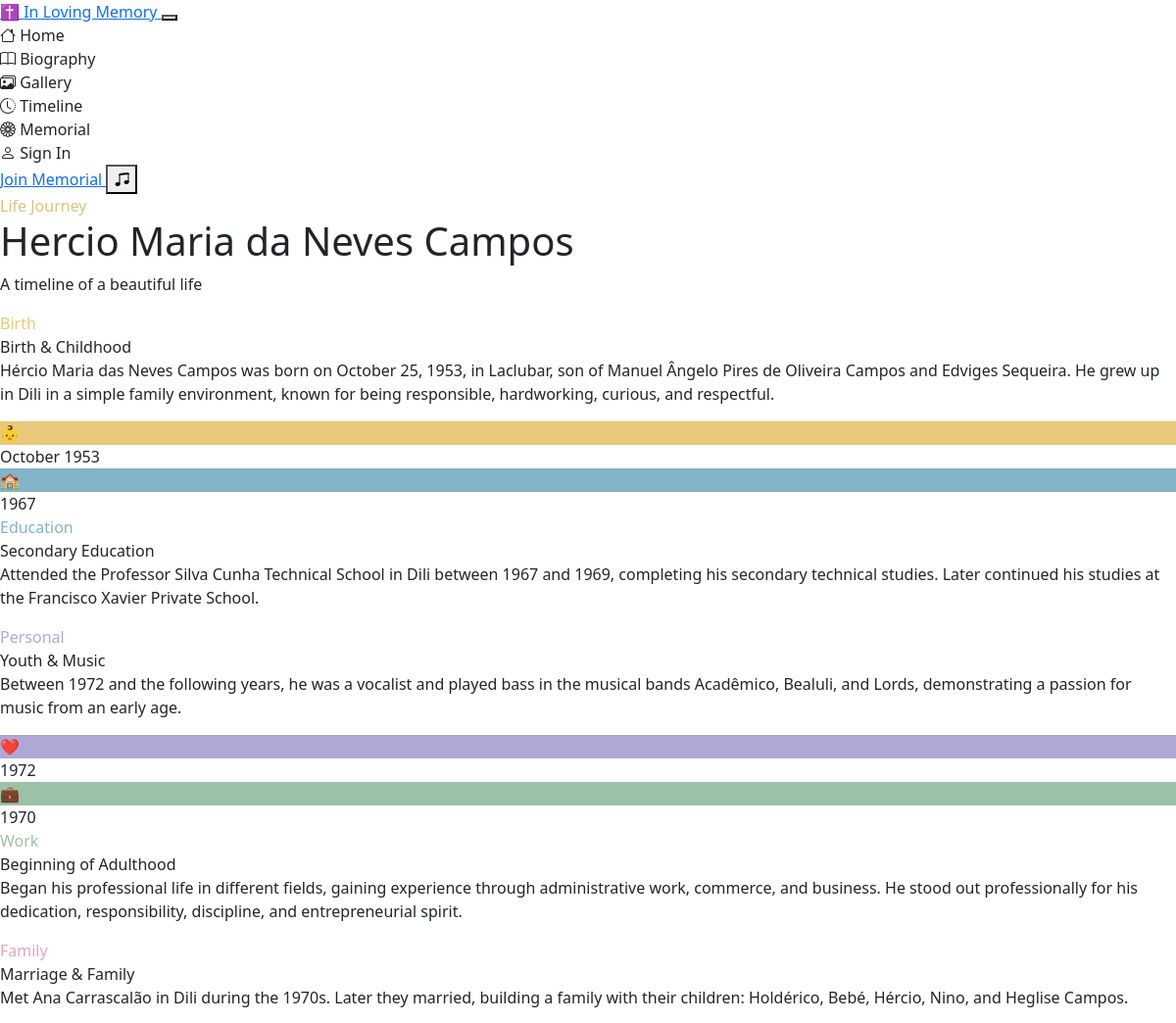
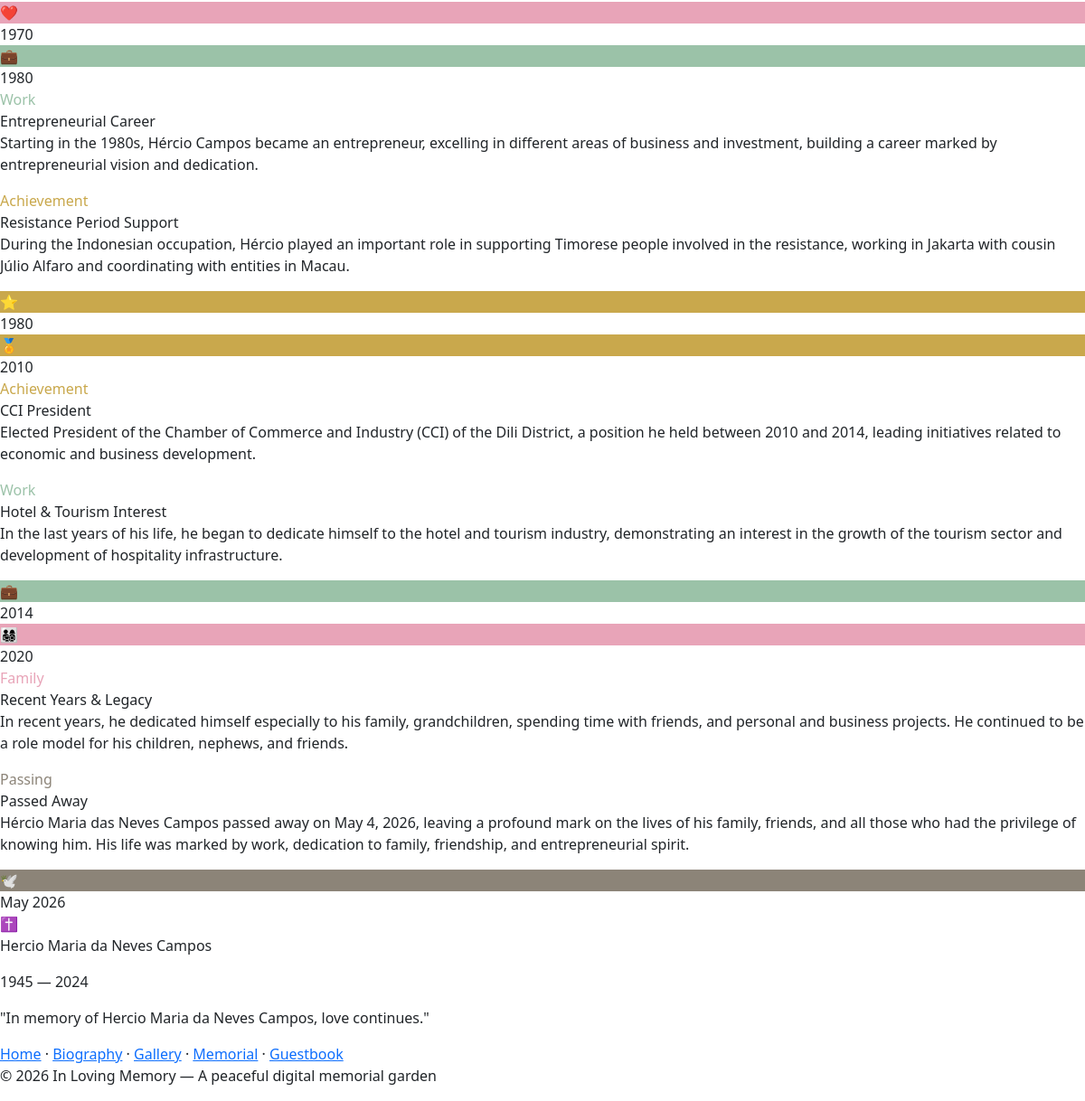
The app's page /pages/timeline.php with its own data (2 pictures, top to bottom).
### tables this page shows
CREATE TABLE IF NOT EXISTS `timeline` (
  `id` INT UNSIGNED AUTO_INCREMENT PRIMARY KEY,
  `year` YEAR NOT NULL,
  `month` TINYINT UNSIGNED DEFAULT NULL,
  `title` VARCHAR(200) NOT NULL,
  `description` TEXT DEFAULT NULL,
  `icon` VARCHAR(50) DEFAULT 'star',
  `category` ENUM('birth','education','work','family','achievement','personal','retirement','passing') DEFAULT 'personal',
  `sort_order` INT DEFAULT 0,
  `is_active` TINYINT(1) DEFAULT 1
);

### includes/functions.php (called while the page is built, shortened)
<?php
require_once __DIR__ . '/config.php';
function e(string $str): string {
    return htmlspecialchars($str, ENT_QUOTES | ENT_SUBSTITUTE, 'UTF-8');
}
function isLoggedIn(): bool {
    return !empty($_SESSION['user_id']) && !empty($_SESSION['user_approved']);
}

### includes/config.php (called while the page is built, shortened)
<?php
function getDB(): PDO {
    static $pdo = null;
    if ($pdo === null) {
        $dsn = sprintf(
            'mysql:host=%s;dbname=%s;charset=%s',
            DB_HOST, DB_NAME, DB_CHARSET
        );
        $options = [
            PDO::ATTR_ERRMODE            => PDO::ERRMODE_EXCEPTION,
            PDO::ATTR_DEFAULT_FETCH_MODE => PDO::FETCH_ASSOC,
            PDO::ATTR_EMULATE_PREPARES   => false,
        ];
        try {
            $pdo = new PDO($dsn, DB_USER, DB_PASS, $options);
        } catch (PDOException $e) {
            error_log('Database connection failed: ' . $e->getMessage());
            die('<div style="font-family:serif;text-align:center;padding:3rem;color:#666;">
                <h2>Service Temporarily Unavailable</h2>
                <p>Please try again in a moment.</p>
            </div>');
        }
    }
    return $pdo;
}
function getSetting(string $key, string $default = ''): string {
    static $settings = null;
    if ($settings === null) {
        try {
            $pdo = getDB();
            $stmt = $pdo->query('SELECT setting_key, setting_value FROM settings');
            $settings = $stmt->fetchAll(PDO::FETCH_KEY_PAIR);
        } catch (Exception $e) {
            $settings = [];
        }
    }
    return $settings[$key] ?? $default;
}

### pages/timeline.php (the view, shortened to what this page needs)
<?php
require_once __DIR__ . '/../includes/functions.php';
$pdo   = getDB();
$items = $pdo->query('SELECT * FROM timeline WHERE is_active=1 ORDER BY sort_order, year, month')->fetchAll();
$deceasedName = getSetting('deceased_name');
$iconMap = [
  'baby'           => '👶',
  'school'         => '🏫',
  'book'           => '📚',
  'graduation-cap' => '🎓',
  'heart'          => '❤️',
  'briefcase'      => '💼',
  'star'           => '⭐',
  'award'          => '🏅',
  'family'         => '👨‍👩‍👧‍👦',
  'sunset'         => '🌅',
  'dove'           => '🕊️',
  'church'         => '⛪',
];
$categoryColors = [
  'birth'       => '#E8C97B',
  'education'   => '#82B4C8',
  'work'        => '#9BC2A8',
  'family'      => '#E8A4B8',
  'achievement' => '#C9A84C',
  'personal'    => '#B0A8D4',
  'retirement'  => '#D4B896',
  'passing'     => '#8C8478',
];
$activePage = 'timeline';
include __DIR__ . '/../includes/header.php';
?>
<div class="page-hero">
  <div class="container-memorial">
    <span class="section-eyebrow" style="color:rgba(201,168,76,0.7);">Life Journey</span>
    <h1 class="page-hero-title"><?= e($deceasedName) ?></h1>
    <p class="page-hero-subtitle">A timeline of a beautiful life</p>
  </div>
</div>
<section class="section-pad section-light">
  <div class="container-memorial">
    <?php if (empty($items)): ?>
    <p class="text-center text-muted-memorial fst-italic">Timeline coming soon…</p>
    <?php else: ?>
    <div class="timeline-wrap">
      <?php foreach ($items as $i => $item):
        $emoji = $iconMap[$item['icon']] ?? '⭐';
        $color = $categoryColors[$item['category']] ?? '#C9A84C';
        $catLabel = ucfirst(str_replace('_', ' ', $item['category']));
        $monthStr = $item['month'] ? date('F', mktime(0,0,0,$item['month'],1)) . ' ' : '';
      ?>
      <div class="timeline-item">
        <?php if ($i % 2 === 0): ?>
        <div class="timeline-content reveal reveal-left">
          <span class="timeline-category-badge" style="color:<?= e($color) ?>"><?= e($catLabel) ?></span>
          <div class="timeline-title"><?= e($item['title']) ?></div>
          <?php if ($item['description']): ?>
          <p class="timeline-desc"><?= e($item['description']) ?></p>
          <?php endif; ?>
        </div>
        <div class="timeline-year-col">
          <div class="timeline-dot" style="background:<?= e($color) ?>"><?= $emoji ?></div>
          <div class="timeline-year"><?= e($monthStr . $item['year']) ?></div>
        </div>
        <?php else: ?>
        <div class="timeline-year-col">
          <div class="timeline-dot" style="background:<?= e($color) ?>"><?= $emoji ?></div>
          <div class="timeline-year"><?= e($monthStr . $item['year']) ?></div>
        </div>
        <div class="timeline-content reveal reveal-right">
          <span class="timeline-category-badge" style="color:<?= e($color) ?>"><?= e($catLabel) ?></span>
          <div class="timeline-title"><?= e($item['title']) ?></div>
          <?php if ($item['description']): ?>
          <p class="timeline-desc"><?= e($item['description']) ?></p>
          <?php endif; ?>
        </div>
        <?php endif; ?>
      </div>
      <?php endforeach; ?>
    </div>
    <?php endif; ?>
  </div>
</section>
<?php include __DIR__ . '/../includes/footer.php'; ?>

### includes/header.php (shortened to what this page needs)
<?php
require_once __DIR__ . '/functions.php';
$deceasedName = getSetting('deceased_name', 'Hercio Maria da Neves Campos');
$siteTitle     = getSetting('site_title', 'In Loving Memory');
$user          = isLoggedIn() ? currentUser() : null;
?>
<!DOCTYPE html>
<html lang="en">
<head>
    <link rel="stylesheet" href="https://cdn.jsdelivr.net/npm/bootstrap@5.3.2/dist/css/bootstrap.min.css">
    <link rel="stylesheet" href="https://cdn.jsdelivr.net/npm/bootstrap-icons@1.11.3/font/bootstrap-icons.css">
    <link rel="stylesheet" href="<?= SITE_URL ?>/assets/css/main.css">
    <link rel="stylesheet" href="<?= SITE_URL ?>/assets/css/animations.css">
</head>
<body class="<?= e($pageClass ?? 'page-default') ?>">
    <nav class="memorial-nav" id="mainNav">
        <div class="nav-inner">
            <a href="<?= SITE_URL ?>/" class="nav-brand">
                <span class="nav-cross">✝</span>
                <span class="nav-title"><?= e($siteTitle) ?></span>
            </a>
            <button class="nav-hamburger" id="navToggle" aria-label="Menu" aria-expanded="false">
            </button>
            <div class="nav-links" id="navLinks">
                <a href="<?= SITE_URL ?>/" class="nav-link <?= ($activePage??'')==='home'?'active':'' ?>">
                    <i class="bi bi-house"></i> Home
                </a>
                <a href="<?= SITE_URL ?>/pages/biography.php"
                    class="nav-link <?= ($activePage??'')==='bio'?'active':'' ?>">
                    <i class="bi bi-book"></i> Biography
                </a>
                <a href="<?= SITE_URL ?>/pages/gallery.php"
                    class="nav-link <?= ($activePage??'')==='gallery'?'active':'' ?>">
                    <i class="bi bi-images"></i> Gallery
                </a>
                <a href="<?= SITE_URL ?>/pages/timeline.php"
                    class="nav-link <?= ($activePage??'')==='timeline'?'active':'' ?>">
                    <i class="bi bi-clock-history"></i> Timeline
                </a>
                <a href="<?= SITE_URL ?>/pages/memorial.php"
                    class="nav-link <?= ($activePage??'')==='memorial'?'active':'' ?>">
                    <i class="bi bi-flower1"></i> Memorial
                </a>
                <?php if ($user): ?>
                <div class="nav-user">
                    <span class="nav-user-name">
                        <?php if (!empty($user['profile_photo'])): ?>
                        <img src="<?= SITE_URL ?>/uploads/<?= e($user['profile_photo']) ?>" class="nav-avatar" alt="">
                        <?php else: ?>
                        <span class="nav-avatar-placeholder"><?= e(mb_substr($user['full_name'],0,1)) ?></span>
                        <?php endif; ?>
                        <?= e($user['full_name']) ?>
                    </span>
                    <a href="<?= SITE_URL ?>/pages/logout.php" class="nav-link nav-logout">
                        <i class="bi bi-box-arrow-right"></i> Leave
                    </a>
                </div>
                <?php else: ?>
                <a href="<?= SITE_URL ?>/pages/login.php" class="nav-link nav-signin">
                    <i class="bi bi-person"></i> Sign In
                </a>
                <a href="<?= SITE_URL ?>/pages/register.php" class="nav-btn-register">
                    Join Memorial
                </a>
                <?php endif; ?>
                <button class="nav-music-btn" id="musicToggle" title="Toggle ambient music" aria-label="Toggle music">
                    <i class="bi bi-music-note-beamed"></i>
                </button>
            </div>
        </div>
    </nav>

### includes/footer.php (shortened to what this page needs)
<?php
$footerQuote = getSetting('footer_quote', 'In memory of Hercio Maria da Neves Campos, love continues.');
$deceasedName = getSetting('deceased_name', 'Hercio Maria da Neves Campos');
$born = getSetting('deceased_born');
$died = getSetting('deceased_died');
$bornYear = $born ? date('Y', strtotime($born)) : '';
$diedYear = $died ? date('Y', strtotime($died)) : '';
?>
<footer class="site-footer">
  <div class="footer-cross" aria-hidden="true">✝</div>
  <p class="footer-name"><?= e($deceasedName) ?></p>
  <?php if ($bornYear && $diedYear): ?>
  <p class="footer-dates"><?= e($bornYear) ?> — <?= e($diedYear) ?></p>
  <?php endif; ?>
  <p class="footer-quote">"<?= e($footerQuote) ?>"</p>
  <div class="footer-links">
    <a href="<?= SITE_URL ?>/">Home</a>
    <span>·</span>
    <a href="<?= SITE_URL ?>/pages/biography.php">Biography</a>
    <span>·</span>
    <a href="<?= SITE_URL ?>/pages/gallery.php">Gallery</a>
    <span>·</span>
    <a href="<?= SITE_URL ?>/pages/memorial.php">Memorial</a>
    <span>·</span>
    <a href="<?= SITE_URL ?>/pages/guestbook.php">Guestbook</a>
  </div>
  <p class="footer-copy">
    &copy; <?= date('Y') ?> In Loving Memory &mdash; A peaceful digital memorial garden
  </p>
</footer>
</body>
</html>

### records on screen
timeline: category "Birth", title "Birth & Childhood", description "Hércio Maria das Neves Campos was born on October 25, 1953, in Laclubar, son of Manuel Ângelo Pires de Oliveira Campos and Edviges Sequeira. He grew up in Dili in a simple family environment, known for being responsible, hardworking, curious, and respectful.", icon "👶", month+year "October 1953"
timeline: icon "🏫", year "1967", category "Education", title "Secondary Education", description "Attended the Professor Silva Cunha Technical School in Dili between 1967 and 1969, completing his secondary technical studies. Later continued his studies at the Francisco Xavier Private School."
timeline: category "Personal", title "Youth & Music", description "Between 1972 and the following years, he was a vocalist and played bass in the musical bands Acadêmico, Bealuli, and Lords, demonstrating a passion for music from an early age.", icon "❤️", year "1972"
timeline: icon "💼", year "1970", category "Work", title "Beginning of Adulthood", description "Began his professional life in different fields, gaining experience through administrative work, commerce, and business. He stood out professionally for his dedication, responsibility, discipline, and entrepreneurial spirit."
timeline: category "Family", title "Marriage & Family", description "Met Ana Carrascalão in Dili during the 1970s. Later they married, building a family with their children: Holdérico, Bebé, Hércio, Nino, and Heglise Campos.", icon "❤️", year "1970"
timeline: icon "💼", year "1980", category "Work", title "Entrepreneurial Career", description "Starting in the 1980s, Hércio Campos became an entrepreneur, excelling in different areas of business and investment, building a career marked by entrepreneurial vision and dedication."
timeline: category "Achievement", title "Resistance Period Support", description "During the Indonesian occupation, Hércio played an important role in supporting Timorese people involved in the resistance, working in Jakarta with cousin Júlio Alfaro and coordinating with entities in Macau.", icon "⭐", year "1980"
timeline: icon "🏅", year "2010", category "Achievement", title "CCI President", description "Elected President of the Chamber of Commerce and Industry (CCI) of the Dili District, a position he held between 2010 and 2014, leading initiatives related to economic and business development."
timeline: category "Work", title "Hotel & Tourism Interest", description "In the last years of his life, he began to dedicate himself to the hotel and tourism industry, demonstrating an interest in the growth of the tourism sector and development of hospitality infrastructure.", icon "💼", year "2014"
timeline: icon "👨‍👩‍👧‍👦", year "2020", category "Family", title "Recent Years & Legacy", description "In recent years, he dedicated himself especially to his family, grandchildren, spending time with friends, and personal and business projects. He continued to be a role model for his children, nephews, and friends."
timeline: category "Passing", title "Passed Away", description "Hércio Maria das Neves Campos passed away on May 4, 2026, leaving a profound mark on the lives of his family, friends, and all those who had the privilege of knowing him. His life was marked by work, dedication to family, friendship, and entrepreneurial spirit.", icon "🕊️", month+year "May 2026"

### other values on screen
$siteTitle "In Loving Memory"
$deceasedName "Hercio Maria da Neves Campos"
$bornYear "1945"
$diedYear "2024"
$footerQuote "In memory of Hercio Maria da Neves Campos, love continues."
